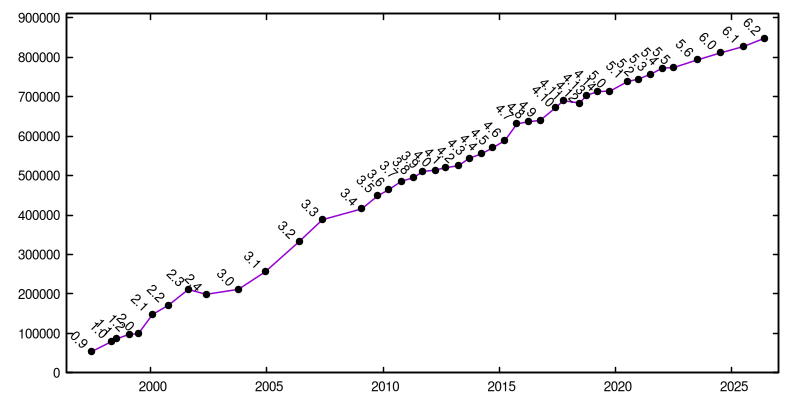

Generate this figure with gnuplot:
#generate a png with transparent background that support rotation by 45 degrees
#set terminal pngcairo transparent rounded linewidth 1.5 size 800,400 font "Helvetica,10"
set terminal svg linewidth 1.5 size 800,400 dynamic rounded
set out 'release_history_sloccount.svg'

plot [1995.4:2027.0] [0:920000] 'release_history_sloccount.dat'\
   using 5:2 with lines notitle,\
'' using 5:2 with points lc rgb "black" pt 7 notitle,\
'' using 5:2:1 with labels offset -1.8,0.9 rotate by -45 notitle

set terminal pop
